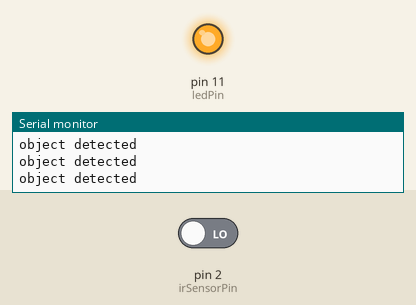
This sketch was run on a simulated Arduino Uno, built with avr-gcc and run on an emulated ATmega328P. Parts: output pins drawn as LEDs (lit = HIGH), the last lines printed to the serial monitor. The inputs (shaded band) are chosen by the test bench; at power-on: pin 2 (irSensorPin) LOW.

Above: at 3.0 s.
3.1 s: pin 2 (irSensorPin) driven HIGH
At 4.5 s:
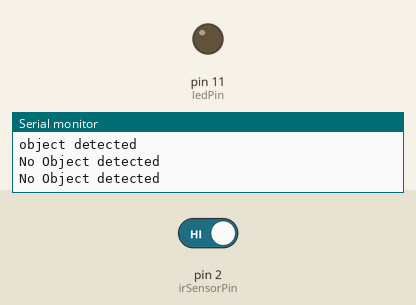
4.8 s: pin 2 (irSensorPin) driven LOW
At 6.2 s:
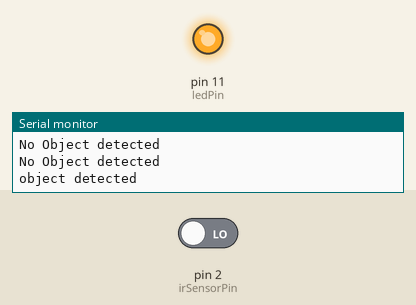
Timing chart, 0 to 7.8 s (numbered marks = the images above; inputs shaded):
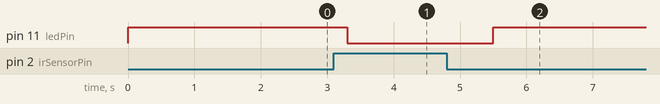

Measured:
- after the input at 3.1 s, pin 11 (ledPin): HIGH → LOW after 0.20 s
- after the input at 4.8 s, pin 11 (ledPin): LOW → HIGH after 0.70 s

The sketch:

IR_Sensor.ino
```cpp
const int irSensorPin = 2;   // Pin where the IR sensor is connected
int sensorValue = 0;          // variable to store the value read from the sensor
const int ledPin =11;
void setup() {
  Serial.begin(9600);         // initialize serial communication at 9600 bits per second
  pinMode(irSensorPin, INPUT);
  pinMode(ledPin, OUTPUT);
}

void loop() {
  sensorValue = digitalRead(irSensorPin);  // read the value from the sensor
  if (sensorValue == 1) {
    Serial.println("No Object detected");
    digitalWrite(ledPin,LOW);
    delay(1000);
  } else {
    Serial.println("object detected");
    digitalWrite(ledPin,HIGH);
    delay(1000);
  }
  delay(100);                    // wait for 100 milliseconds
}
```
